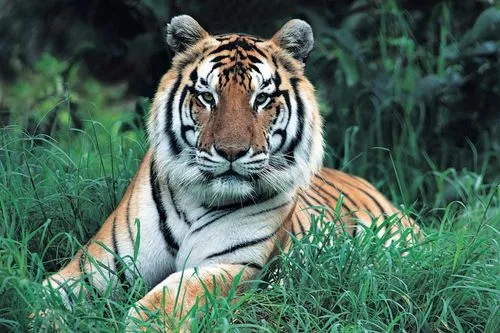
#> input picture lsk/HW01/tiger.jpg, 500 x 333 px
$ python main.py
#> lines starting #> are read from the running program, lines starting #| are printed output that depends on the picture
import numpy as np
import cv2

img1 = cv2.imread('tiger.jpg')
#> img1 is the input picture: shape (333, 500, 3); mean B, G, R 90.9, 104.8, 78.2
img2 = cv2.imread('tiger.jpg')
for i in [0,100,200]:
    for j in [0,100,200]:
        img2[i:i+100,j:j+100]=img1[80:180,185:285]
        cv2.rectangle(img2, (j, i), (j+100, i+100), (0, 255, 0), 2)
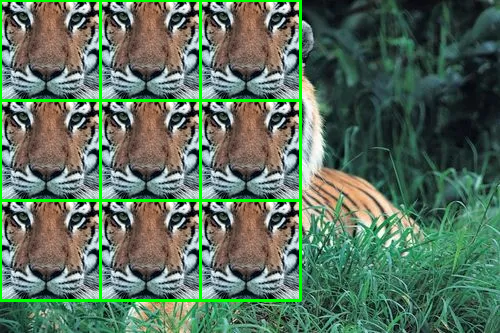
#> img2: shape (333, 500, 3); mean B, G, R 93.7, 113.7, 89.3

cv2.imshow('image', img2)
cv2.waitKey(0)
